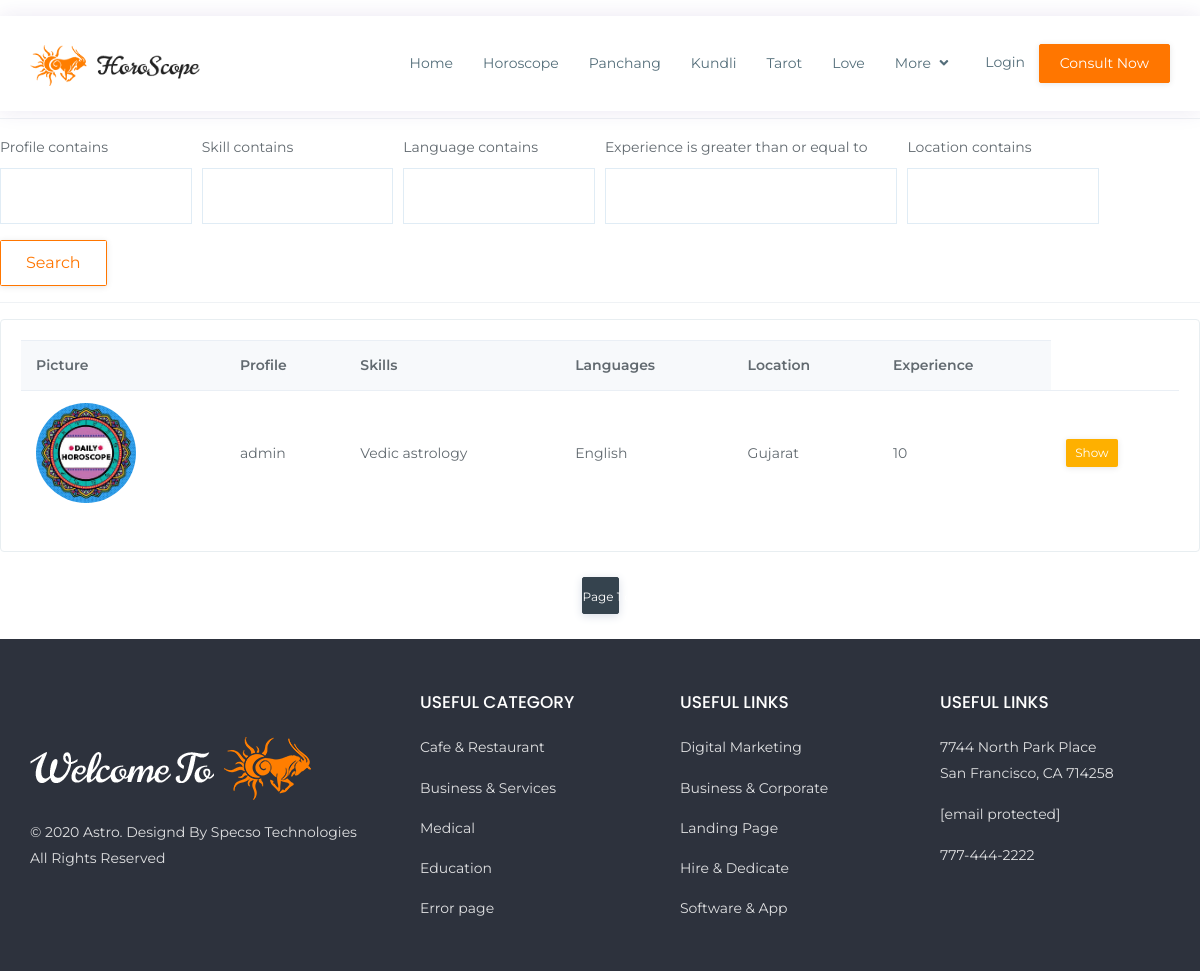
/astrosearch/, run on the app's committed database.
### main/models.py (models this page shows, shortened)
class Astro_Profile(models.Model):
	LANGUAGES = (('English','English'),('Hindi','Hindi'),('Gujarati','Guarati'),('Marathi','Marathi'),('Tamil','Tamil'))
	SKILLS = (
	    ('Vedic astrology','Vedic astrology'),
        ('Horoscopic astrology','Horoscopic astrology'),
        ('Vaastu','Vaastu'),
        ('Western astrology','Western astrology'),
        ('Numerology','Numerology'),
        ('Tarot divination','Tarot divination'),
        ('Prashna Kundali','Prashna Kundali'),
        ('KP astrology','KP astrology'),
    )
	profile = models.OneToOneField(Profile, on_delete=models.CASCADE)
	skill = models.CharField(max_length=100,choices=SKILLS)
	language = MultiSelectField(choices=LANGUAGES,max_choices=5)
	experience = models.IntegerField()
	location = models.CharField(max_length=200)
	about = models.CharField(max_length=200,null=True)

class Profile(models.Model):
	ROLE =(('Customer','Customer'),('Astrologer','Astrologer'),)
	user = models.OneToOneField(User, on_delete=models.CASCADE)
	profile_pic =  models.ImageField(default='def.jpg',upload_to="images",null=True, blank=True)
	user_role = models.CharField(max_length=30,choices=ROLE)
	def __str__(self):
		return self.user.username

### main/views.py (the view)
# urls.py: path('astrosearch/', views.astrosearch, name='astrosearch'),
def astrosearch(request):
    astrologer = Astro_Profile.objects.all()
    astro_count = astrologer.count()
    myFilter = AstroFilter(request.GET, queryset=astrologer)
    astrologer = myFilter.qs
    paginated_orders = Paginator(astrologer, 5)
    page_number = request.GET.get('page')
    order_page_obj = paginated_orders.get_page(page_number)
    context = { 'order_page_obj':order_page_obj, astrologer : astrologer, 'astro_count':astro_count, 'myFilter':myFilter}
    return render(request, 'search.html', context)

### main/templates/search.html (shortened to what this page needs)
{% extends 'templating.html' %}
{% load static %}
{% load crispy_forms_tags %}
{% load main_extras %}
	{% block content %}
<hr>
<form method="GET">
	<div class="form-row">
	    <div class="form-group col-md-2 mb-0">
	        	{{ myFilter.form.profile|as_crispy_field }}
		</div>
		<div class="form-group col-md-2 mb-0">
	        	{{ myFilter.form.skill|as_crispy_field }}
		</div>
		<div class="form-group col-md-2 mb-0">
	        	{{ myFilter.form.language|as_crispy_field }}
		</div>
		<div class="form-group col-md-3 mb-0">
	        	{{ myFilter.form.experience|as_crispy_field }}
		</div>
	    <div class="form-group col-md-2 mb-0">
	        	{{ myFilter.form.location|as_crispy_field }}
		</div>
		<div class="form-group col-md-2 mb-0">
	    <button class="btn btn-outline-info" type="submit">Search</button>
		</div>
	</div>
</form>
<hr>
<div class="row">
	<div class="col-md">
		<div class="card card-body">
	        <table class="table table-striped">
	            <tr>
	            	<th>Picture</th>
	                <th>Profile</th>
	            	<th>Skills</th>
	            	<th>Languages</th>
	            	<th>Location</th>
	                <th>Experience</th>
	            </tr>
	            {% for order in order_page_obj %}
	            <tr>
	            	<td><img src="{{ order.profile.profile_pic.url }}" style="height: 100px; width:100px; border-radius: 50%;" ></td>
	            	<td>{{ order.profile }}</td>
	            	<td>{{ order.skill }}</td>
	            	<td>{{ order.language }}</td>
	            	<td>{{ order.location }}</td>
	            	<td>{{ order.experience }}</td>
	            	<td><a class="btn btn-warning btn-sm" href="{% url 'astrodetail' order.id %}">Show</a></td>
	            </tr>
	            {% endfor %}
	        </table>
	    </div>
	</div>
</div>
	<p align = "center">
		<ul class="pagination justify-content-center pagination-sm">
				    <li class="page-item"><a class="btn btn-secondary btn-sm">	Page {{ order_page_obj.number }} of {{ order_page_obj.paginator.num_pages }}</a></li>
	</ul>
	</p>
</div>
{% endblock %}

### data on the page
Astro_Profile: profile.profile_pic (picture), profile "admin", skill "Vedic astrology", language "English", location "Gujarat", experience "10"

### other printed values
{{ order_page_obj.number }} "1"
